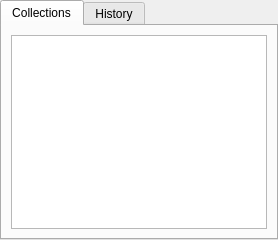
<?xml version="1.0" encoding="UTF-8"?>
<ui version="4.0">
  <class>CollectionsHistoryTabs</class>
  <widget class="QTabWidget" name="tabWidget">
    <property name="currentIndex">
      <number>0</number>
    </property>
    <widget class="QWidget" name="collectionsTab">
      <property name="sizePolicy">
        <sizepolicy hsizetype="Expanding" vsizetype="Expanding">
          <horstretch>0</horstretch>
          <verstretch>0</verstretch>
        </sizepolicy>
      </property>
      <attribute name="title">
        <string>Collections</string>
      </attribute>
      <layout class="QVBoxLayout" name="verticalLayout_2">
        <item>
          <widget class="QTreeView" name="collectionsTree"/>
        </item>
      </layout>
    </widget>
    <widget class="QWidget" name="historyTab">
      <property name="sizePolicy">
        <sizepolicy hsizetype="Expanding" vsizetype="Expanding">
          <horstretch>0</horstretch>
          <verstretch>0</verstretch>
        </sizepolicy>
      </property>
      <attribute name="title">
        <string>History</string>
      </attribute>
      <layout class="QVBoxLayout" name="verticalLayout_3">
        <item>
          <widget class="QTreeView" name="historyList">
            <property name="sizePolicy">
              <sizepolicy hsizetype="Expanding" vsizetype="Expanding">
                <horstretch>0</horstretch>
                <verstretch>0</verstretch>
              </sizepolicy>
            </property>
          </widget>
        </item>
      </layout>
    </widget>
  </widget>
  <resources/>
  <connections/>
</ui>
